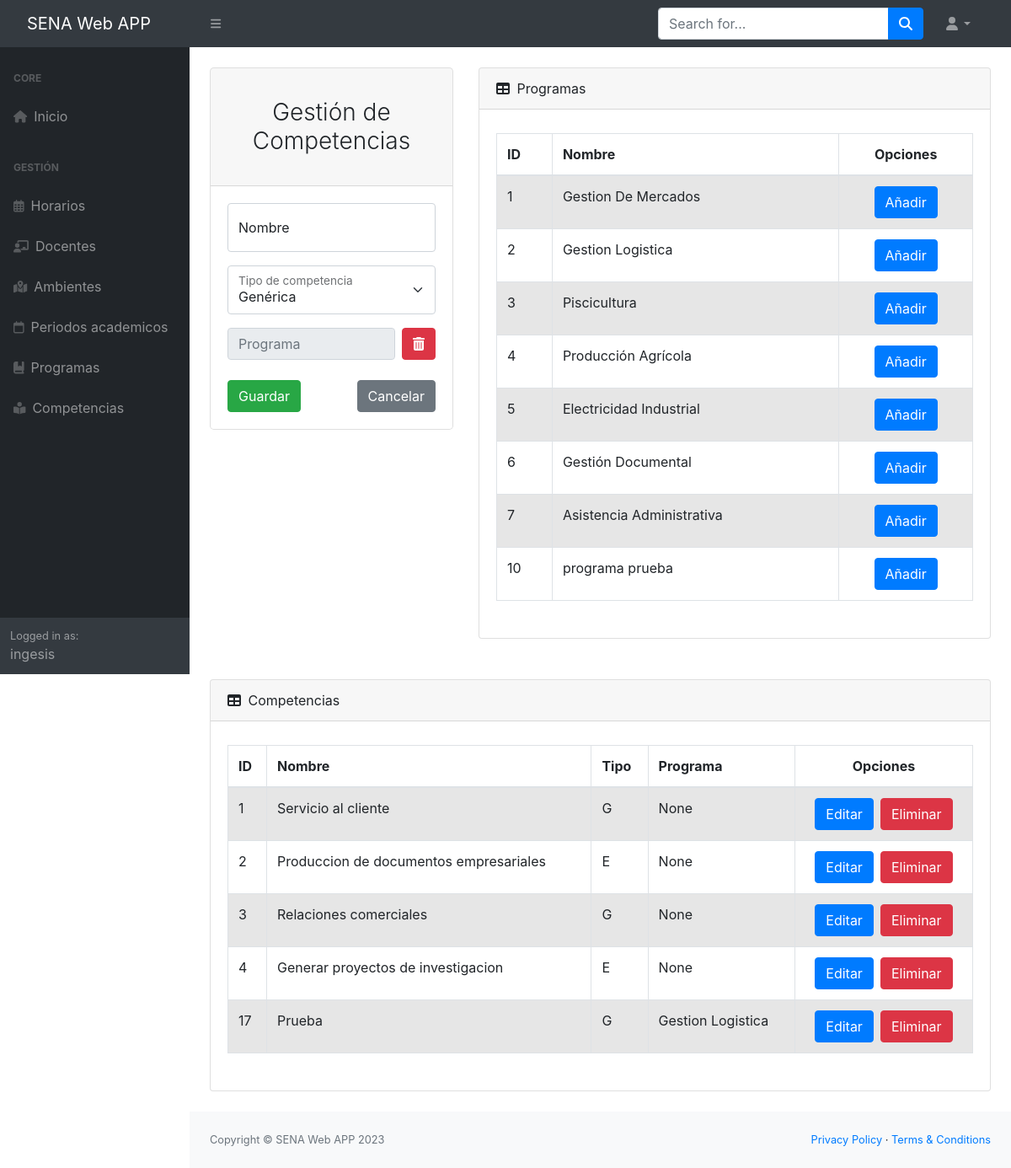
The app's page /app/gestionCompetencias/ (signed in), older data.
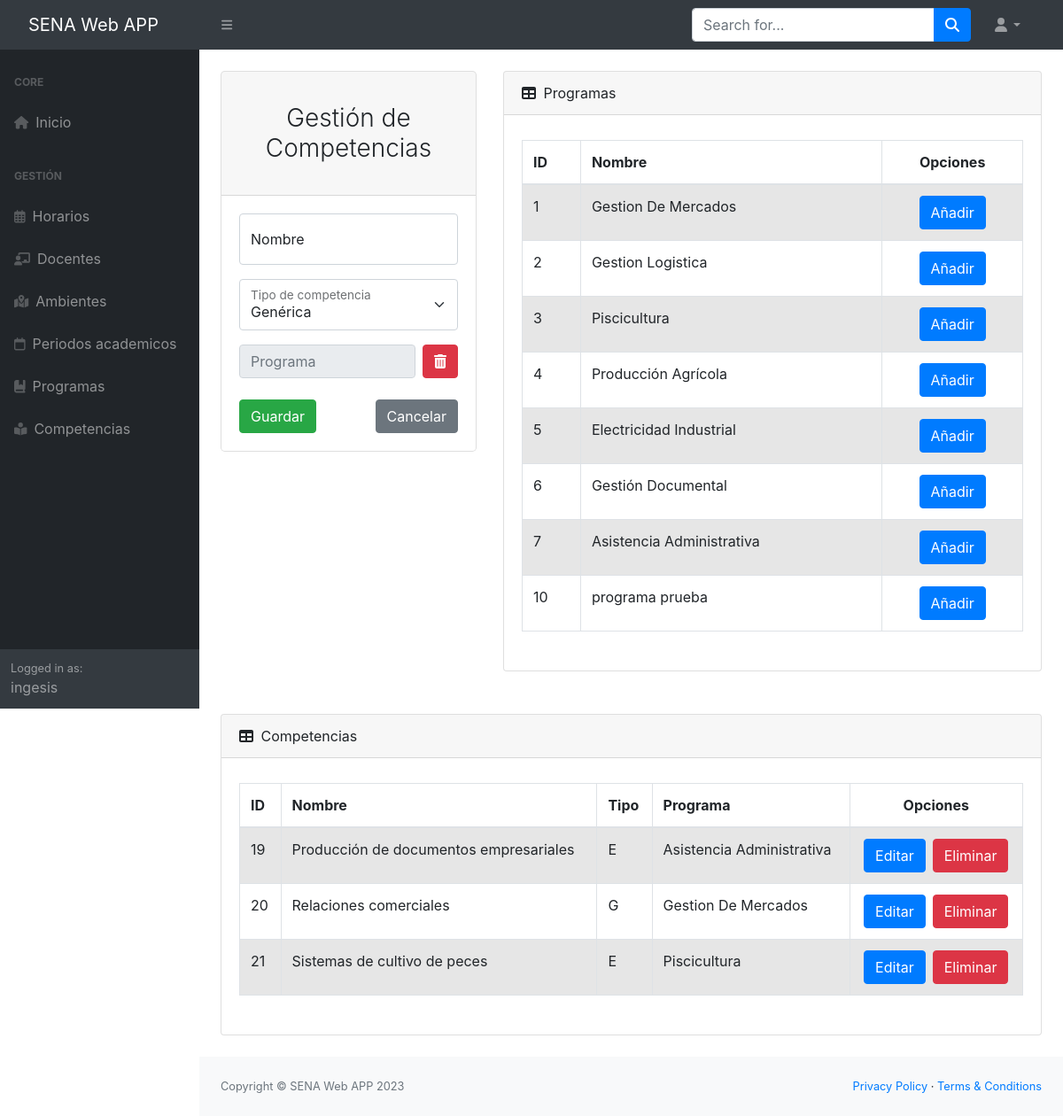
The same page, newer data.
### Aplicaciones/Academico/models.py (models this page shows, shortened)
class Programa(models.Model):
    nombre = models.CharField(max_length=50)
    def __str__(self) -> str:
        return "{}".format(self.nombre)
    class Meta:
        verbose_name = 'Programa'
        verbose_name_plural = 'Programas'
        db_table = 'programa'

class Competencia(models.Model):
    nombre = models.CharField(max_length=100)
    tipo_competencia = models.CharField(
        max_length=1, choices=tipoCompetencia, default='G')
    programa = models.ForeignKey(
        Programa, null=True, blank=True, on_delete=models.CASCADE)
    class Meta:
        verbose_name = 'Competencia'
        verbose_name_plural = 'Competencias'
        db_table = 'competencia'

### Aplicaciones/Academico/views.py (the view)
# urls.py: path('gestionCompetencias/', login_required(views.gestionCompetencias)),
def gestionCompetencias(request):
    usuario = get_user(request)
    if usuario.is_superuser:
        competenciasListadas = Competencia.objects.all()
        programasListados = Programa.objects.all()
        return render(request, "gestion-competencias.html", {"competencias": competenciasListadas, "programas": programasListados})
    else:
        return render(request, "denegado.html")

### Aplicaciones/Academico/templates/gestion-competencias.html (shortened to what this page needs)
{% extends "./base.html" %}
{% block body %}
<div class="container-fluid px-4">
    <div class="row">
        <div class="col-sm-12 col-md-6 col-lg-4 col-xl-4 mt-4">
            <div class="card border-1 rounded-lg">
                <div class="card-header">
                    <h3 class="text-center font-weight-light my-4">
                        Gestión de Competencias
                    </h3>
                </div>
                <div class="card-body">
                    <form action="registrarCompetencia/" method="POST">
                        <div class="form-floating mb-3">
                            <input class="form-control" id="txtNombre" name="txtNombre" type="text" placeholder="Nombre" maxlength="50" required/>
                            <label for="txtNombre">Nombre</label>
                        </div>
                        <div class="form-floating mb-3">
                            <select class="form-select" id="tipoCompetencia" name="tipoCompetencia" aria-label="Floating label select example">
                                <option value="G" selected>Genérica</option>
                            </select>
                            <label for="tipoCompetencia">Tipo de competencia</label>
                        </div>
                        <div class="form-floating mb-3">
                            <div class="d-flex gap-2">
                                <input class="form-control" readonly id="programas-l2" name="programas-l2" placeholder="Programa"/>
                                <a class="btn btn-danger remove-btn"><i class="fa-solid fa-trash-can"></i></a>
                            </div>
                        </div>
                        <div class="d-flex align-items-center justify-content-between mt-4 mb-0">
                            <button type="submit" class="btn btn-success text-white">Guardar</button>
                            <a class="btn btn-secondary" href="/app/gestionCompetencias/"> Cancelar</a>
                        </div>
                    </form>
                </div>
            </div>
        </div>
        <div class="col-sm-12 col-md-6 col-lg-8 col-xl-8 mt-4">
            <div class="card mb-4">
                <div class="card-header">
                    <i class="fas fa-table me-1"></i>
                    Programas
                </div>
                <div class="card-body">
                    <div class="table-responsive py-2">
                        <table
                            class="table table-striped table-hover table-bordered"
                        >
                            <thead class="">
                                <tr>
                                    <th class="text-left" scope="col">ID</th>
                                    <th class="text-left" scope="col">Nombre</th>
                                    <th colspan="2" class="text-center">Opciones</th>
                                </tr>
                            </thead>
                            <tbody>
                                {% for p in programas %}
                                <tr>
                                    <td class="text-left pid" scope="row">{{p.id}}</td>
                                    <td class="text-left pnombre">{{p.nombre}}</td>
                                    <td>
                                        <div class="d-flex gap-2 justify-content-center">
                                            <button href="#" class="btn btn-primary add-btn" data-id="{{p.id}}">Añadir</button>
                                        </div>
                                    </td>
                                </tr>
                                {% endfor %}
                            </tbody>
                        </table>
                    </div>
                </div>
            </div>
        </div>
    </div>
    <div class="row">
        <div class="col-12 mt-4">
            <div class="card mb-4">
                <div class="card-header">
                    <i class="fas fa-table me-1"></i>
                    Competencias
                </div>
                <div class="card-body">
                    <div class="table-responsive py-2">
                        <table
                            class="table table-striped table-hover table-bordered"
                        >
                            <thead class="">
                                <tr>
                                    <th class="text-left" scope="col">ID</th>
                                    <th class="text-left" scope="col">
                                        Nombre
                                    </th>
                                    <th class="text-left" scope="col">Tipo</th>
                                    <th class="text-left" scope="col">
                                        Programa
                                    </th>
                                    <th colspan="2" class="text-center">
                                        Opciones
                                    </th>
                                </tr>
                            </thead>
                            <tbody>
                                {% for c in competencias %}
                                <tr>
                                    <td class="text-left" scope="row">
                                        {{c.id}}
                                    </td>
                                    <td class="text-left">{{c.nombre}}</td>
                                    <td class="text-left">
                                        {{c.tipo_competencia}}
                                    </td>
                                    <td class="text-left">{{c.programa}}</td>
                                    <td>
                                        <div
                                            class="d-flex gap-2 justify-content-center"
                                        >
                                            <a
                                                href="editarCompetencia/{{c.id}}"
                                                class="btn btn-primary"
                                            >
                                                Editar
                                            </a>
                                            <a
                                                href="eliminarCompetencia/{{c.id}}"
                                                class="btn btn-danger btnEliminar"
                                            >
                                                Eliminar
                                            </a>
                                        </div>
                                    </td>
                                </tr>
                                {% endfor %}
                            </tbody>
                        </table>
                    </div>
                </div>
            </div>
        </div>
    </div>
</div>
 {% endblock %}

### Aplicaciones/Academico/templates/base.html (shortened to what this page needs)
<!DOCTYPE html>
<html lang="en">
    <head>
        {% load static %}
        <link rel="stylesheet" href="{% static '/css/style.css' %}" />
        <link
            rel="stylesheet"
            href="https://cdn.jsdelivr.net/npm/bootstrap@4.5.3/dist/css/bootstrap.min.css"
        />
        <link
            rel="stylesheet"
            href="https://cdnjs.cloudflare.com/ajax/libs/bootstrap-datepicker/1.9.0/css/bootstrap-datepicker.min.css"
        />
        <link
            rel="stylesheet"
            href="https://cdnjs.cloudflare.com/ajax/libs/font-awesome/4.7.0/css/font-awesome.min.css"
        />
    </head>
    <body class="sb-nav-fixed">
        <nav class="sb-topnav navbar navbar-expand navbar-dark bg-dark">
            <a class="navbar-brand ps-3" href="/">SENA Web APP</a>
            <button
                class="btn btn-link btn-sm order-1 order-lg-0 me-4 me-lg-0"
                id="sidebarToggle"
                href="#!"
            >
                <i class="fas fa-bars"></i>
            </button>
            <form
                class="d-none d-md-inline-block form-inline ms-auto me-0 me-md-3 my-2 my-md-0"
            >
                <div class="input-group">
                    <input
                        class="form-control"
                        type="text"
                        placeholder="Search for..."
                        aria-label="Search for..."
                        aria-describedby="btnNavbarSearch"
                    />
                    <button
                        class="btn btn-primary"
                        id="btnNavbarSearch"
                        type="button"
                    >
                        <i class="fas fa-search"></i>
                    </button>
                </div>
            </form>
            <ul class="navbar-nav ms-auto ms-md-0 me-3 me-lg-4">
                <li class="nav-item dropdown">
                    <a
                        class="nav-link dropdown-toggle"
                        id="navbarDropdown"
                        href="#"
                        role="button"
                        data-bs-toggle="dropdown"
                        aria-expanded="false"
                        ><i class="fas fa-user fa-fw"></i
                    ></a>
                </li>
            </ul>
        </nav>
        <div id="layoutSidenav">
            <div id="layoutSidenav_nav">
                <nav
                    class="sb-sidenav accordion sb-sidenav-dark"
                    id="sidenavAccordion"
                >
                    <div class="sb-sidenav-menu">
                        <div class="nav">
                            <div class="sb-sidenav-menu-heading">Core</div>
                            <a class="nav-link" href="/">
                                <div class="sb-nav-link-icon">
                                    <i class="fa-solid fa-house"></i>
                                </div>
                                Inicio
                            </a>
                            <div class="sb-sidenav-menu-heading">Gestión</div>
                            <a class="nav-link" href="/app/gestionHorarios/">
                                <div class="sb-nav-link-icon">
                                    <i class="fa-regular fa-calendar-days"></i>
                                </div>
                                Horarios
                            </a>
                            <a class="nav-link" href="/app/gestionDocentes/">
                                <div class="sb-nav-link-icon">
                                    <i class="fa-solid fa-chalkboard-user"></i>
                                </div>
                                Docentes
                            </a>
                            <a class="nav-link" href="/app/gestionAmbientes/">
                                <div class="sb-nav-link-icon">
                                    <i class="fa-solid fa-map-location-dot"></i>
                                </div>
                                Ambientes
                            </a>
                            <a class="nav-link" href="/app/gestionPeriodos/">
                                <div class="sb-nav-link-icon">
                                    <i class="fa-regular fa-calendar"></i>
                                </div>
                                Periodos academicos
                            </a>
                            <a class="nav-link" href="/app/gestionProgramas/">
                                <div class="sb-nav-link-icon">
                                    <i class="fa-solid fa-book-bookmark"></i>
                                </div>
                                Programas
                            </a>
                            <a
                                class="nav-link"
                                href="/app/gestionCompetencias/"
                            >
                                <div class="sb-nav-link-icon">
                                    <i class="fa-solid fa-book-open-reader"></i>
                                </div>
                                Competencias
                            </a>
                        </div>
                    </div>
                    <div class="sb-sidenav-footer">
                        <div class="small">Logged in as:</div>
                        {{user.username}}
                    </div>
                </nav>
            </div>
            <div id="layoutSidenav_content">
                <main>{% block body %} {% endblock %}</main>
                <footer class="py-4 bg-light mt-auto">
                    <div class="container-fluid px-4">
                        <div
                            class="d-flex align-items-center justify-content-between small"
                        >
                            <div class="text-muted">
                                Copyright &copy; SENA Web APP 2023
                            </div>
                            <div>
                                <a href="#">Privacy Policy</a>
                                &middot;
                                <a href="#">Terms &amp; Conditions</a>
                            </div>
                        </div>
                    </div>
                </footer>
            </div>
        </div>
    </body>
</html>

Row changes from the older to the newer data that the page shows:
removed Competencia: id "1", nombre "Servicio al cliente", tipo_competencia "G", programa "None"
removed Competencia: id "2", nombre "Produccion de documentos empresariales", tipo_competencia "E", programa "None"
removed Competencia: id "3", nombre "Relaciones comerciales", tipo_competencia "G", programa "None"
removed Competencia: id "4", nombre "Generar proyectos de investigacion", tipo_competencia "E", programa "None"
removed Competencia: id "17", nombre "Prueba", tipo_competencia "G", programa "Gestion Logistica"
added Competencia: id "19", nombre "Producción de documentos empresariales", tipo_competencia "E", programa "Asistencia Administrativa"
added Competencia: id "20", nombre "Relaciones comerciales", tipo_competencia "G", programa "Gestion De Mercados"
added Competencia: id "21", nombre "Sistemas de cultivo de peces", tipo_competencia "E", programa "Piscicultura"
